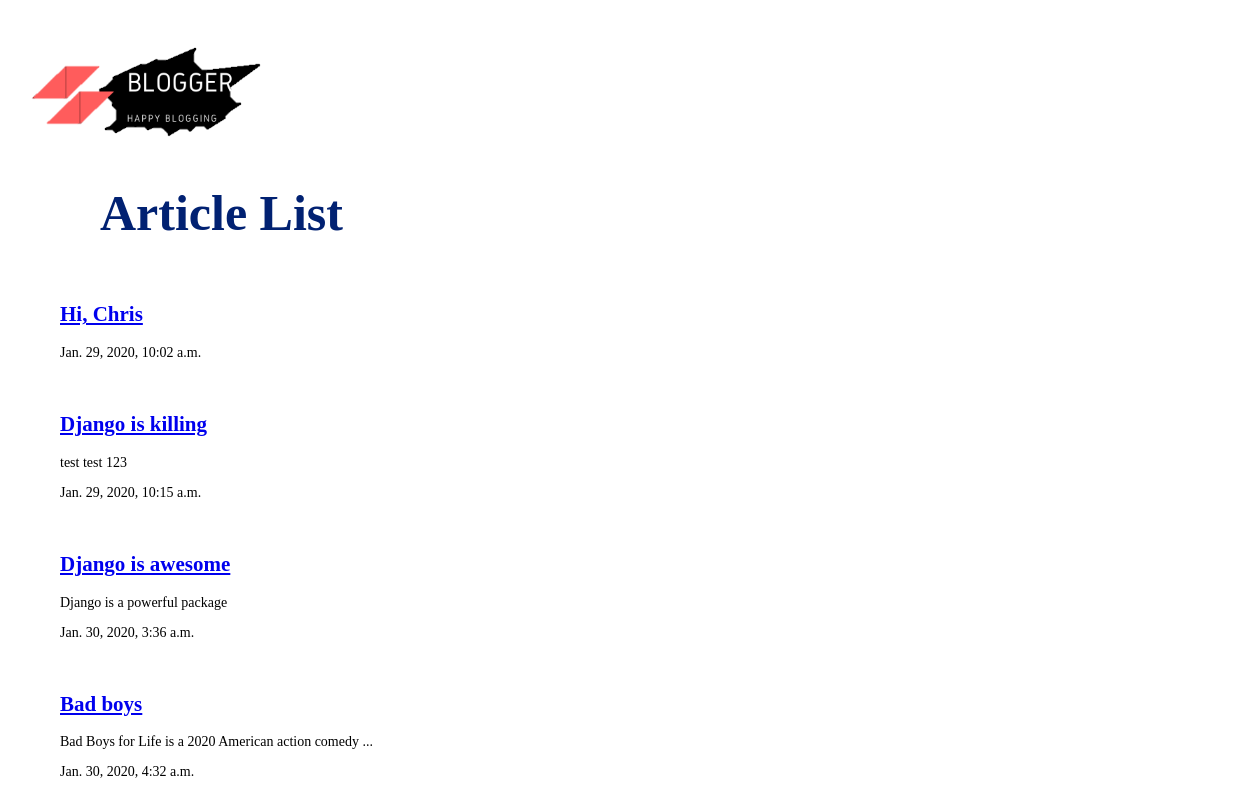
/articles/, run on an earlier commit of the app's database.
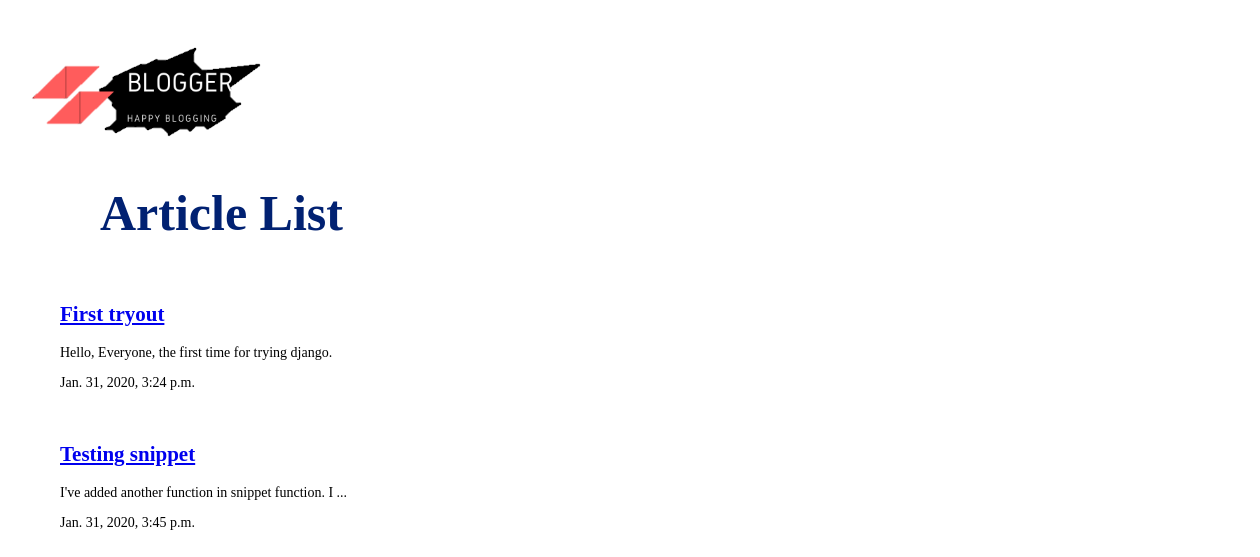
And on a later commit of the database.
### articles/models.py (models this page shows, shortened)
class Articles(models.Model):
    title = models.CharField(max_length = 100)
    slug = models.SlugField()
    body = models.TextField()
    date = models.DateTimeField(auto_now_add = True)
    thumb = models.ImageField(default='default.png',blank=True)
    def snippet(self):
        if len(self.body) < 51:
            return self.body[:50]
        elif len(self.body) > 50:
            return self.body[:50] + ' ...'

### articles/views.py (the view)
def article_list(request):
    articles = Articles.objects.all().order_by("date")
    return render(request, "articles/article_list.html", {"articles":articles})

### articles/templates/articles/article_list.html
{% extends 'base_layout.html' %}
{% block content %}
<h1>Article List</h1>
<div>
    {% for article in articles%}
        <div class="article">
            <h2><a href="{% url 'articles:details' slug=article.slug  %}">{{article.title}}</a></h2>
            <p>{{article.snippet}}</p>
            <p>{{article.date}}</p>
        </div>
    {% endfor %}
</div>
{% endblock %}

### templates/base_layout.html (shortened to what this page needs)
{%load static %}
<!DOCTYPE>
<html>
    <head>
        <link rel= "stylesheet" href="{% static 'styles.css' %}"></link>
    </head>
    <body>
    	<a href= "{% url 'articles:list' %}">
        	<img class= "image" src= "{% static 'LOGO.png' %}"/>
        </a>
        <div class= "wrapper">
            {% block content %}
            {% endblock %}
        </div>
    </body>
</html>

### assets/styles.css (style rules this page uses)
* { position: relative; font-family: Comic Sans MS; }
html,body { width:100%; height:100%; padding:0px; margin:0px; background-image: url("https://www.itl.cat/pngfile/big/0-7755_nature-pier-bridge-d-river-water-sunset-night.jpg"); background-size: cover; background-position: auto; background-color: rgba(500, 500, 500, 0.5); background-blend-mode: color; }
a .image { top: -80px; width: 350px; height: 350px; }
.wrapper h1 { left: 100px; top: -200px; display: inline-block; font-weight: bold; font-size: 50px; color: #012172; }
.wrapper .article { top: -200px; left: 50px; padding: 10px; font-size: 14px; }

What changed in the data, as far as the page shows it:
removed Articles: title "Hi, Chris", date "Jan. 29, 2020, 10:02 a.m."
removed Articles: title "Django is killing", snippet "test test 123", date "Jan. 29, 2020, 10:15 a.m."
removed Articles: title "Django is awesome", snippet "Django is a powerful package", date "Jan. 30, 2020, 3:36 a.m."
removed Articles: title "Bad boys", snippet "Bad Boys for Life is a 2020 American action comedy ...", date "Jan. 30, 2020, 4:32 a.m."
added Articles: title "First tryout", snippet "Hello, Everyone, the first time for trying django.", date "Jan. 31, 2020, 3:24 p.m."
added Articles: title "Testing snippet", snippet "I've added another function in snippet function. I ...", date "Jan. 31, 2020, 3:45 p.m."
